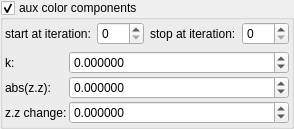
    <widget class="MyGroupBox" name="groupCheck_fold_color_aux_color_enabled_false">
     <property name="title">
      <string>aux color components&amp;</string>
     </property>
     <property name="checkable">
      <bool>true</bool>
     </property>
     <layout class="QVBoxLayout" name="verticalLayout_5">
      <property name="leftMargin">
       <number>2</number>
      </property>
      <property name="topMargin">
       <number>2</number>
      </property>
      <property name="rightMargin">
       <number>2</number>
      </property>
      <property name="bottomMargin">
       <number>2</number>
      </property>
      <item>
       <layout class="QHBoxLayout" name="horizontalLayout_26" stretch="0,1,0,1">
        <item>
         <widget class="QLabel" name="label_105">
          <property name="text">
           <string>start at iteration:</string>
          </property>
         </widget>
        </item>
        <item>
         <widget class="MySpinBox" name="spinboxInt_fold_color_start_iterations_A">
          <property name="sizePolicy">
           <sizepolicy hsizetype="Minimum" vsizetype="Maximum">
            <horstretch>0</horstretch>
            <verstretch>0</verstretch>
           </sizepolicy>
          </property>
          <property name="minimum">
           <number>0</number>
          </property>
          <property name="maximum">
           <number>999</number>
          </property>
          <property name="value">
           <number>0</number>
          </property>
         </widget>
        </item>
        <item>
         <widget class="QLabel" name="label_81">
          <property name="text">
           <string>stop at iteration:</string>
          </property>
         </widget>
        </item>
        <item>
         <widget class="MySpinBox" name="spinboxInt_fold_color_stop_iterations_A">
          <property name="sizePolicy">
           <sizepolicy hsizetype="Preferred" vsizetype="Maximum">
            <horstretch>0</horstretch>
            <verstretch>0</verstretch>
           </sizepolicy>
          </property>
          <property name="maximum">
           <number>999</number>
          </property>
         </widget>
        </item>
       </layout>
      </item>
      <item>
       <layout class="QGridLayout" name="gridLayout_16" columnstretch="0,1">
        <property name="spacing">
         <number>2</number>
        </property>
        <item row="1" column="1">
         <widget class="MyDoubleSpinBox" name="spinbox4_fold_color_difs_0000_y">
          <property name="sizePolicy">
           <sizepolicy hsizetype="Minimum" vsizetype="Maximum">
            <horstretch>0</horstretch>
            <verstretch>0</verstretch>
           </sizepolicy>
          </property>
          <property name="prefix">
           <string/>
          </property>
          <property name="suffix">
           <string/>
          </property>
          <property name="decimals">
           <number>6</number>
          </property>
          <property name="minimum">
           <double>-100.000000000000000</double>
          </property>
          <property name="maximum">
           <double>100.000000000000000</double>
          </property>
          <property name="singleStep">
           <double>0.100000000000000</double>
          </property>
         </widget>
        </item>
        <item row="0" column="0">
         <widget class="QLabel" name="label_31">
          <property name="text">
           <string>k:</string>
          </property>
         </widget>
        </item>
        <item row="0" column="1">
         <widget class="MyDoubleSpinBox" name="spinbox4_fold_color_difs_0000_x">
          <property name="sizePolicy">
           <sizepolicy hsizetype="Minimum" vsizetype="Maximum">
            <horstretch>0</horstretch>
            <verstretch>0</verstretch>
           </sizepolicy>
          </property>
          <property name="prefix">
           <string/>
          </property>
          <property name="suffix">
           <string/>
          </property>
          <property name="decimals">
           <number>6</number>
          </property>
          <property name="minimum">
           <double>-100.000000000000000</double>
          </property>
          <property name="maximum">
           <double>100.000000000000000</double>
          </property>
          <property name="singleStep">
           <double>0.100000000000000</double>
          </property>
         </widget>
        </item>
        <item row="1" column="0">
         <widget class="QLabel" name="label_39">
          <property name="text">
           <string>abs(z.z):</string>
          </property>
         </widget>
        </item>
        <item row="2" column="1">
         <widget class="MyDoubleSpinBox" name="spinbox4_fold_color_difs_0000_z">
          <property name="sizePolicy">
           <sizepolicy hsizetype="Minimum" vsizetype="Maximum">
            <horstretch>0</horstretch>
            <verstretch>0</verstretch>
           </sizepolicy>
          </property>
          <property name="prefix">
           <string/>
          </property>
          <property name="suffix">
           <string/>
          </property>
          <property name="decimals">
           <number>6</number>
          </property>
          <property name="minimum">
           <double>-100.000000000000000</double>
          </property>
          <property name="maximum">
           <double>100.000000000000000</double>
          </property>
          <property name="singleStep">
           <double>0.100000000000000</double>
          </property>
         </widget>
        </item>
        <item row="2" column="0">
         <widget class="QLabel" name="label_33">
          <property name="text">
           <string>z.z change:</string>
          </property>
         </widget>
        </item>
       </layout>
      </item>
     </layout>
    </widget>
